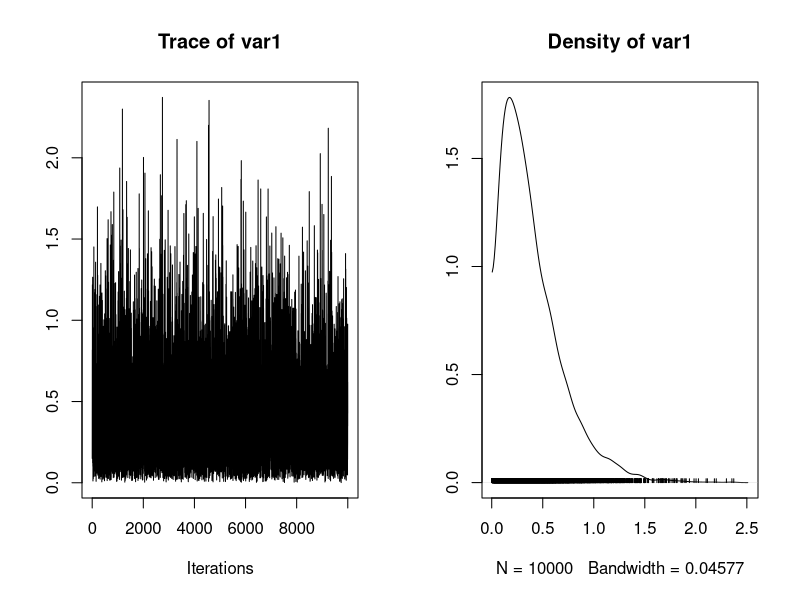
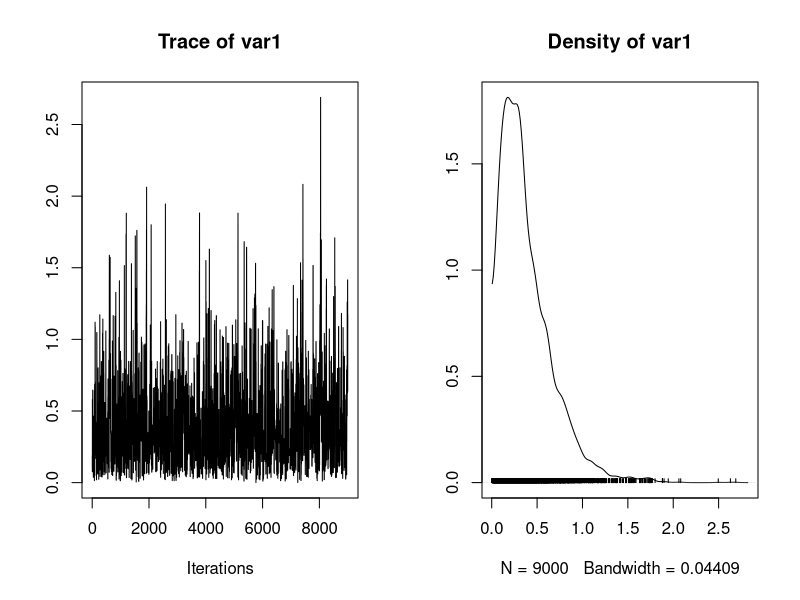

The R source for these figures, in order: (Note: this script raises an error after producing the figures.)
library(coda);

data_X = rgamma(200, shape = 1.7, rate = 4.4);
data_alpha = seq(0, 30, by = 0.1);
data_beta = seq(0, 30, by = 0.1);
prob_pos  = 1:200;

post_prob = function(x,y){
      prior = sqrt(x*trigamma(x)-1)/y;
      m=1;
      for(j in data_X){
        m = m * dgamma(j, shape=x,rate=y)
      }
      prob_pos=m*prior;
  return (prob_pos)
}
mh.gamma = function(n.sims, start, burnin, cand.sd, shape, rate){
  theta.cur <- start;
  draws <- c();
  theta.update <- function(theta.cur, shape, rate){
    theta.can <- rnorm(1, mean=theta.cur, sd=cand.sd)
    accept.prob <- dgamma(theta.can, shape=shape,rate=rate)/
      dgamma(theta.cur,shape=shape,rate=rate)
    if(runif(1) <= accept.prob)
      theta.can
    else
      theta.cur
  }
  for(i in 1:n.sims){
    draws[i] <- theta.cur <- theta.update(theta.cur, shape = shape,rate = rate)
  }
  res <- mcmc(draws[(burnin + 1):n.sims])
  cat("Acceptance Rate:", 1-rejectionRate(res), "\n")
  return(res)
}

mh.draws <- mh.gamma(10000, start = 1, burnin = 1000, cand.sd = 1, shape = 1.7, rate = 4.4)

gamma.samp <- rgamma(10000, shape = 1.7, rate = 4.4)
gamma.draws <- as.mcmc(gamma.samp) 
plot(gamma.draws)# calls both traceplot(), densplot()
plot(mh.draws) # calls both traceplot(), densplot()




Xdata <- rgamma(1000, shape = 1.7, scale = 1/4.4)
mh.draws <- MCMCmetrop1R(gammafun, theta.init=c(1.7, 4.4), x=Xdata, N=30, burnin = 1000, mcmc =10000, verbose = 1,logfun = FALSE, V=matrix(c(0.4,0,0,0.8),nrow=2, ncol=2))